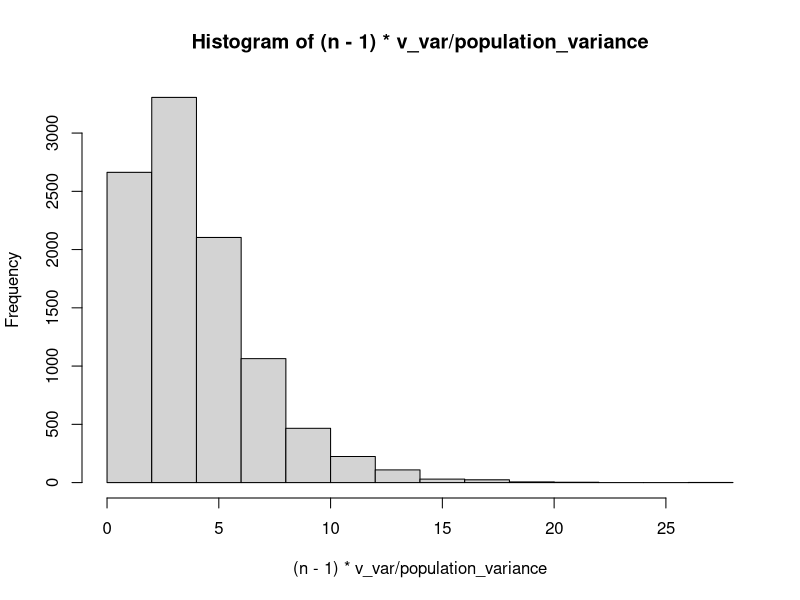
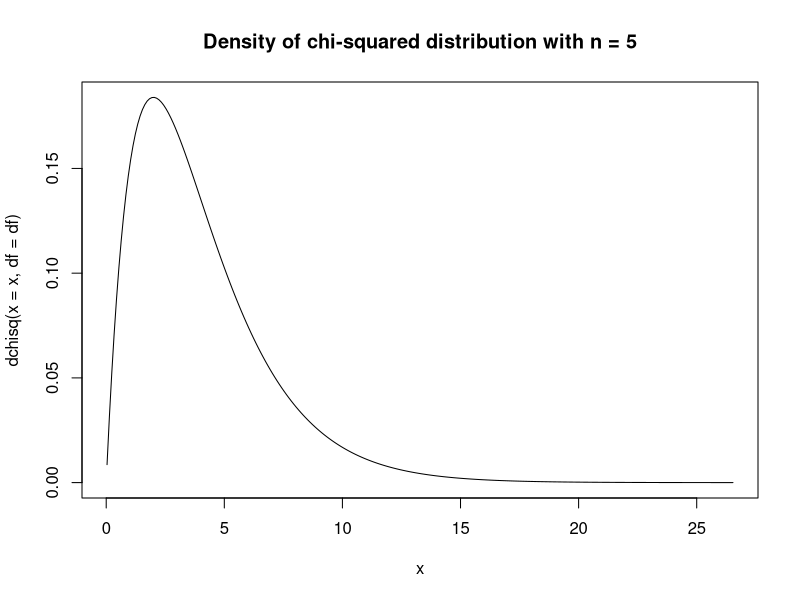
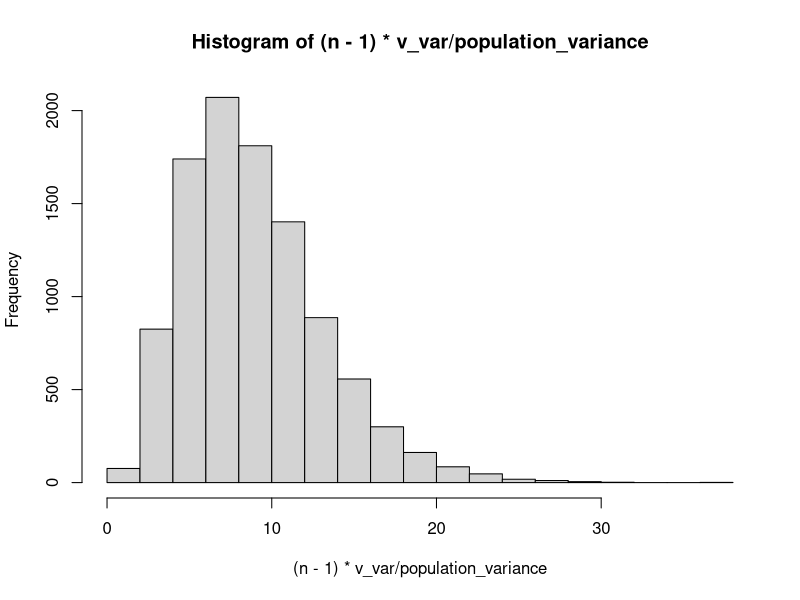
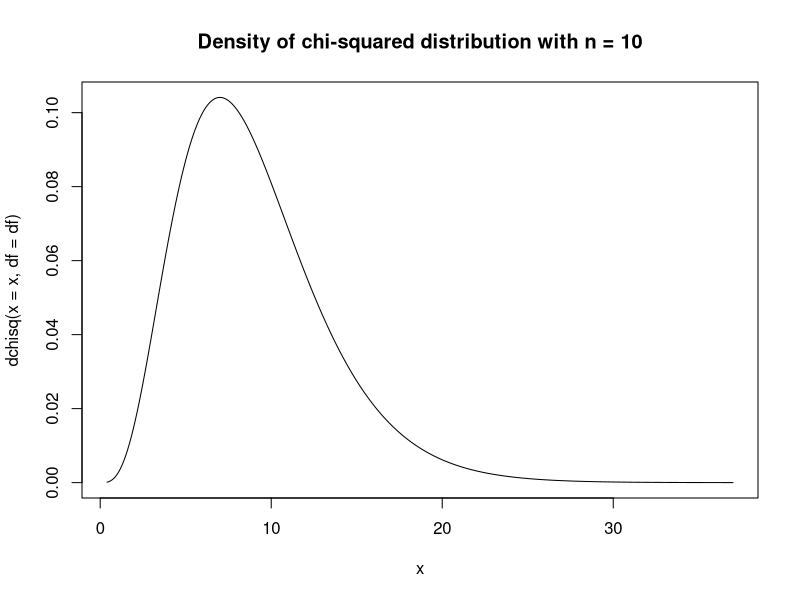
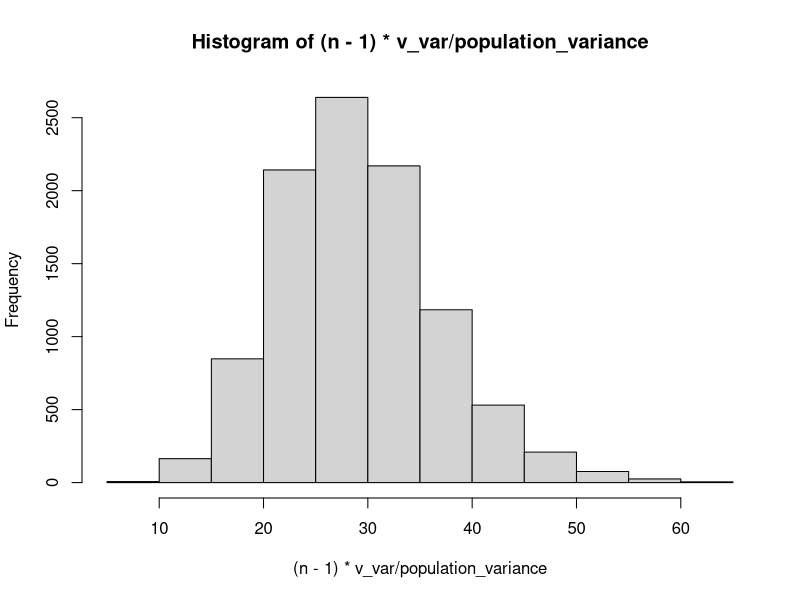
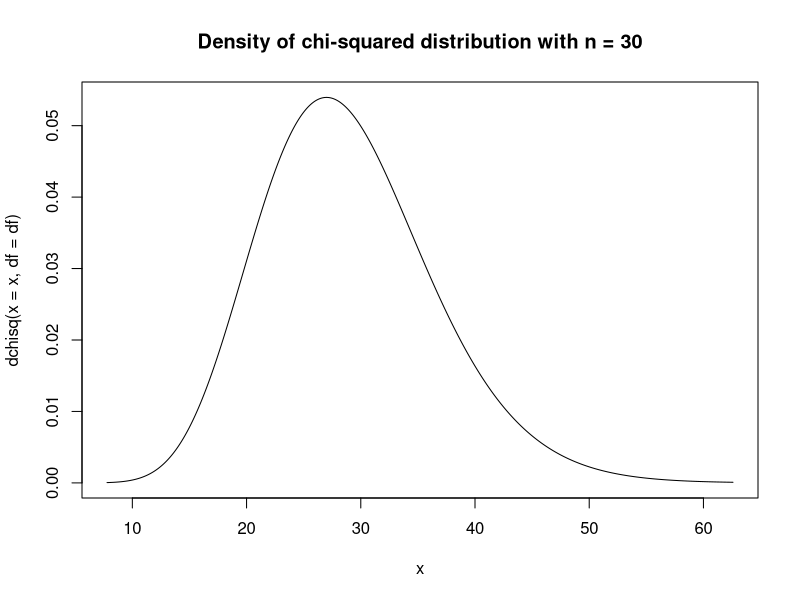
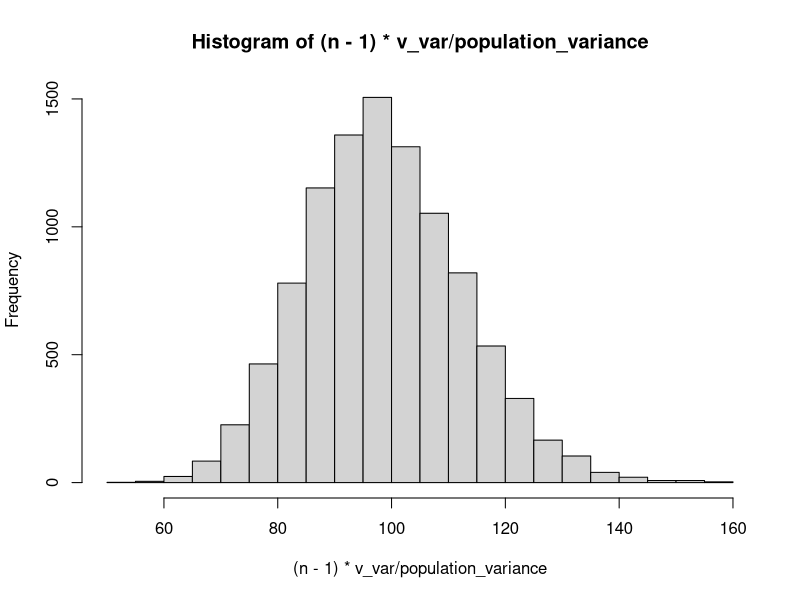
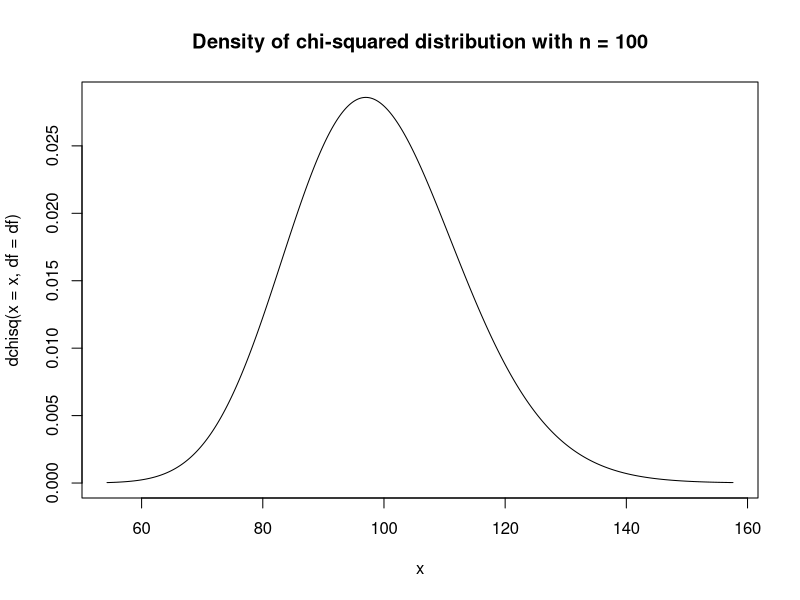

Reproduce these figures in R, in order.
## ---- chunk 1

sample_size <- 5
population_variance <- 10
M <- as.data.frame(matrix(
  data = rnorm(
    n = (10000)*(sample_size),
    sd = sqrt(population_variance)
  ),
  nrow = 10000,
  ncol = sample_size
))
n <- ncol(M)
df <- n - 1
dim(M)
v_var <- apply(
  X = M,
  FUN = var,
  MARGIN = 1
)
hist(
  x = (n - 1)*v_var/population_variance
)
x <- seq(
  from = (n - 1)*min(v_var)/population_variance,
  to = (n - 1)*max(v_var)/population_variance,
  by = 0.1
)
plot(
  x = x,
  y = dchisq(
    x = x,
    df = df
  ),
  main = "Density of chi-squared distribution with n = 5",
  type = "l"
)
## ---- chunk 2

sample_size <- 10
population_variance <- 10
M <- as.data.frame(matrix(
  data = rnorm(
    n = (10000)*(sample_size),
    sd = sqrt(population_variance)
  ),
  nrow = 10000,
  ncol = sample_size
))
n <- ncol(M)
df <- n - 1
dim(M)
v_var <- apply(
  X = M,
  FUN = var,
  MARGIN = 1
)
hist(
  x = (n - 1)*v_var/population_variance
)
x <- seq(
  from = (n - 1)*min(v_var)/population_variance,
  to = (n - 1)*max(v_var)/population_variance,
  by = 0.1
)
plot(
  x = x,
  y = dchisq(
    x = x,
    df = df
  ),
  main = "Density of chi-squared distribution with n = 10",
  type = "l"
)
## ---- chunk 3

sample_size <- 30
population_variance <- 10
M <- as.data.frame(matrix(
  data = rnorm(
    n = (10000)*(sample_size),
    sd = sqrt(population_variance)
  ),
  nrow = 10000,
  ncol = sample_size
))
n <- ncol(M)
df <- n - 1
dim(M)
v_var <- apply(
  X = M,
  FUN = var,
  MARGIN = 1
)
hist(
  x = (n - 1)*v_var/population_variance
)
x <- seq(
  from = (n - 1)*min(v_var)/population_variance,
  to = (n - 1)*max(v_var)/population_variance,
  by = 0.1
)
plot(
  x = x,
  y = dchisq(
    x = x,
    df = df
  ),
  main = "Density of chi-squared distribution with n = 30",
  type = "l"
)
## ---- chunk 4

sample_size <- 100
population_variance <- 10
M <- as.data.frame(matrix(
  data = rnorm(
    n = (10000)*(sample_size),
    sd = sqrt(population_variance)
  ),
  nrow = 10000,
  ncol = sample_size
))
n <- ncol(M)
df <- n - 1
dim(M)
v_var <- apply(
  X = M,
  FUN = var,
  MARGIN = 1
)
hist(
  x = (n - 1)*v_var/population_variance
)
x <- seq(
  from = (n - 1)*min(v_var)/population_variance,
  to = (n - 1)*max(v_var)/population_variance,
  by = 0.1
)
plot(
  x = x,
  y = dchisq(
    x = x,
    df = df
  ),
  main = "Density of chi-squared distribution with n = 100",
  type = "l"
)
